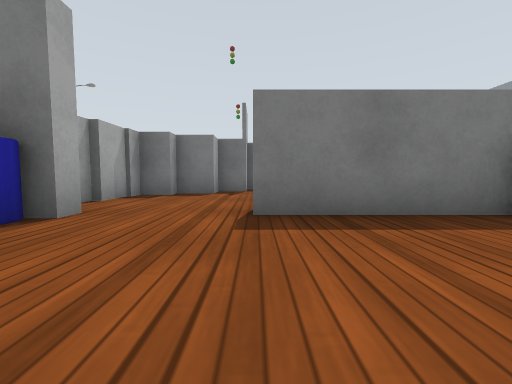
view 1 (above)

24 first-person views from a walk through a robot-simulator world made for Gazebo. The camera is 0.5 m above the floor, tilts 4° down and sees 90° across. The lines on the ground mark 1 m squares. The floor is counted in squares, 1 m on a side. Each view is taken from the middle of a square. On the plan, view 1 faces up. The plan holds only what a view shows up to about 9 squares ahead; the rest is blank. Simple patterns stand in for the simulator's built-in surfaces. Simple shapes stand in for some stock models.

view 2
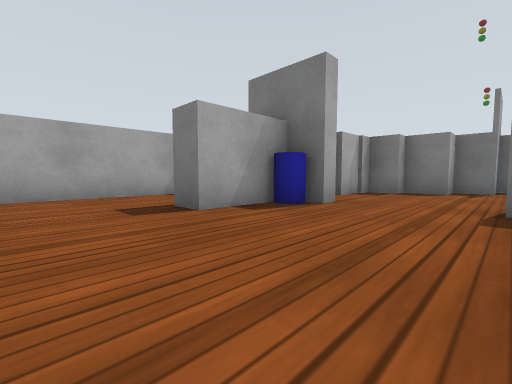

view 3
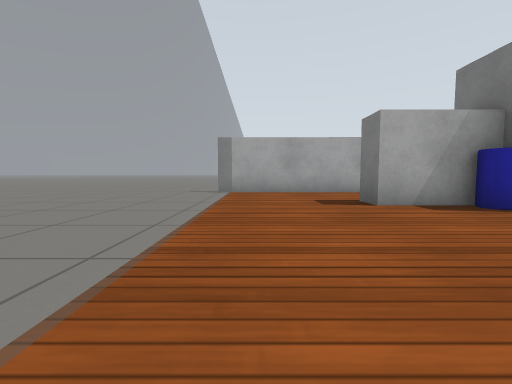

view 4
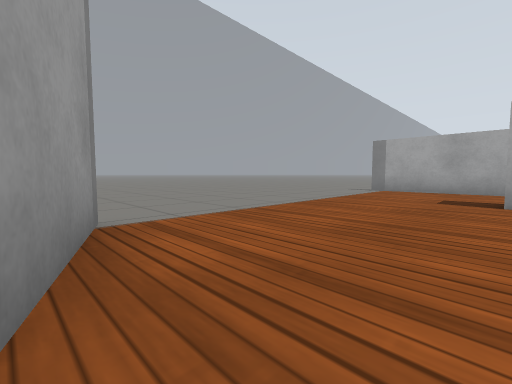

view 5
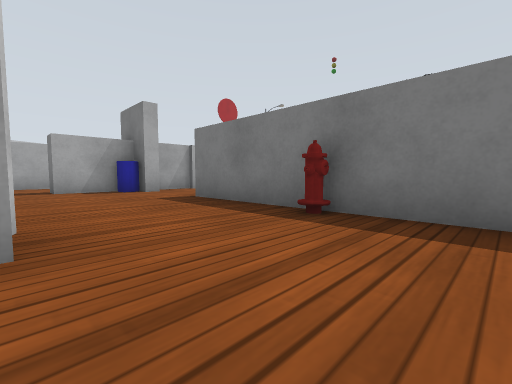

view 6
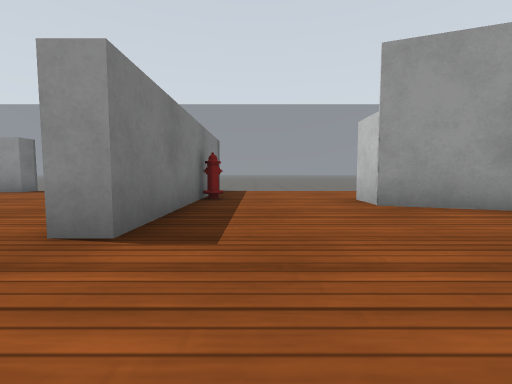

view 7
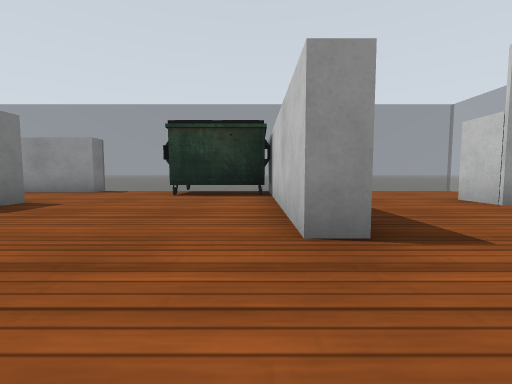

view 8
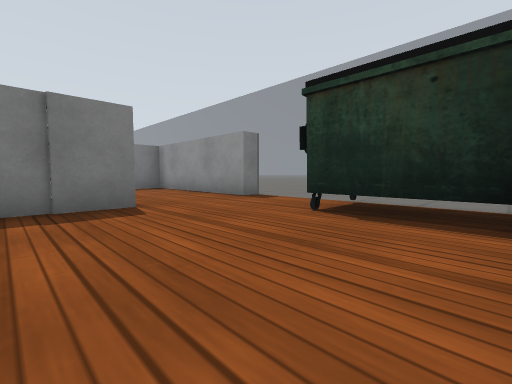

view 9
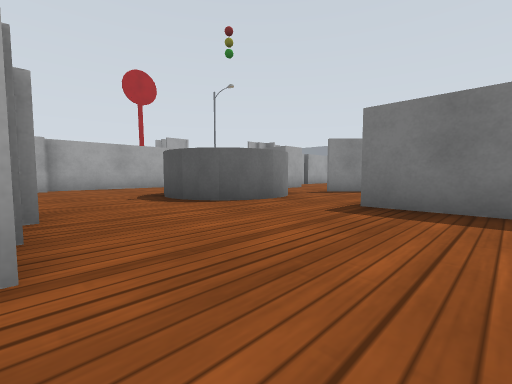

view 10
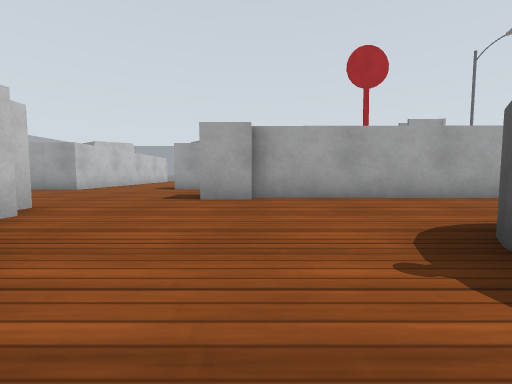

view 11
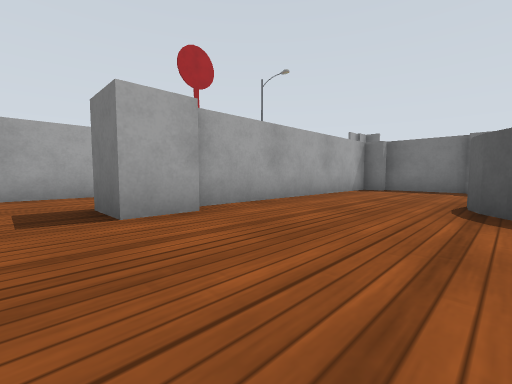

view 12
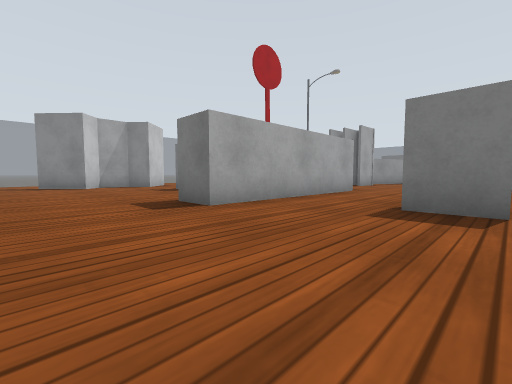

view 13
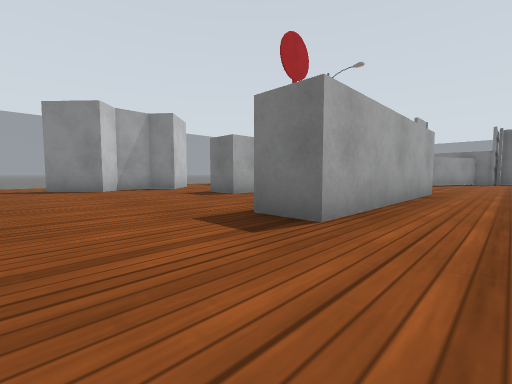

view 14
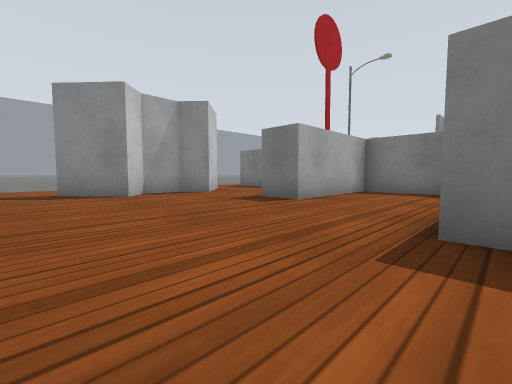

view 15
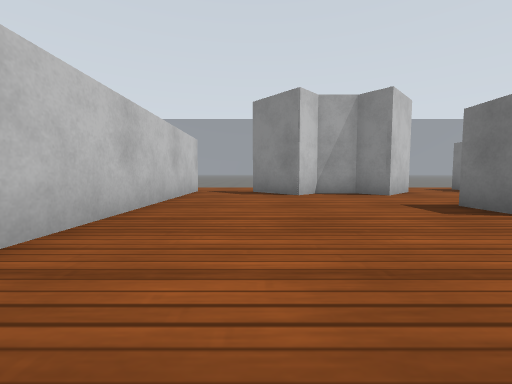

view 16
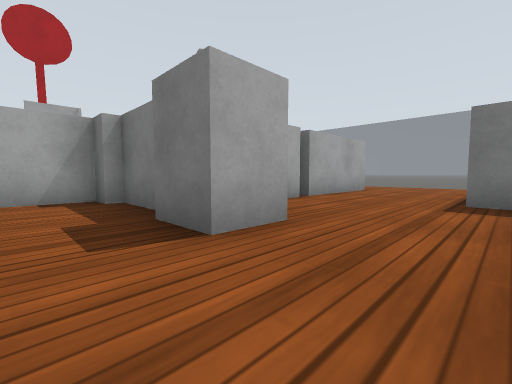

view 17
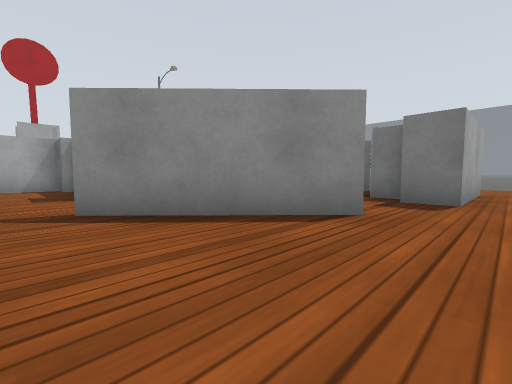

view 18
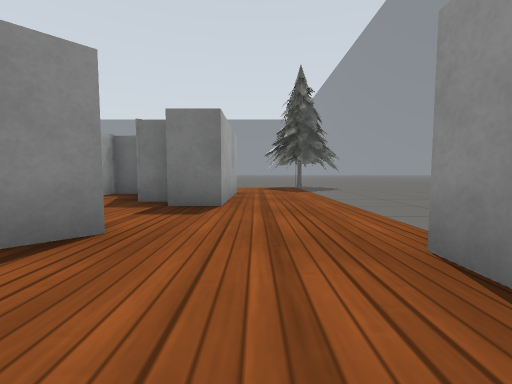

view 19
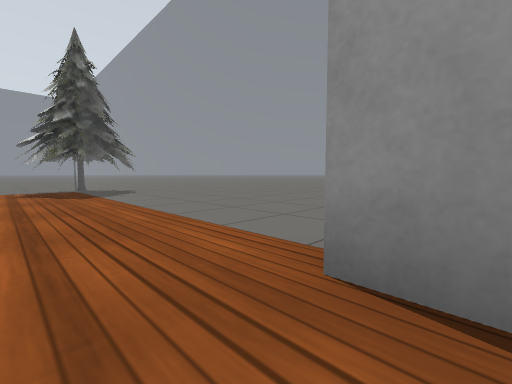

view 20
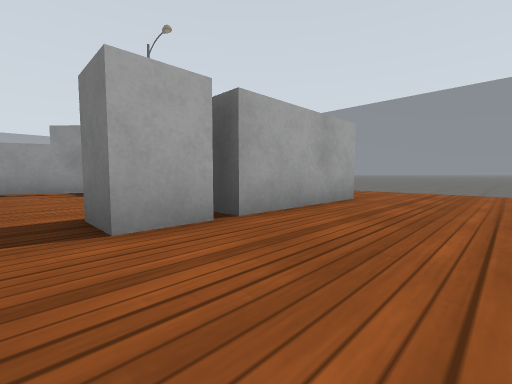

view 21
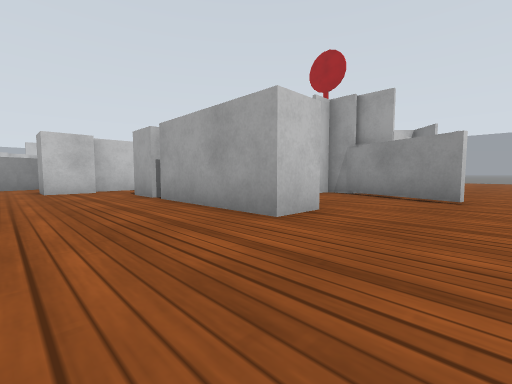

view 22
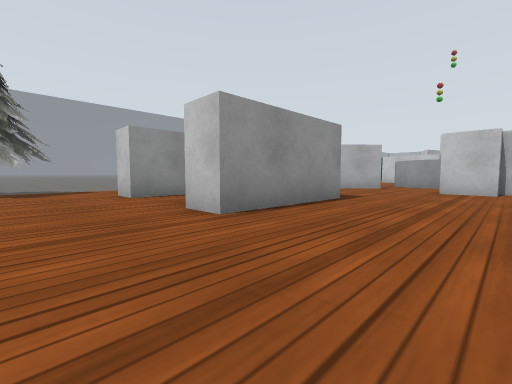

view 23
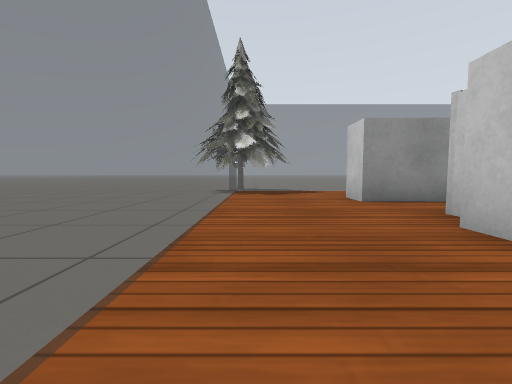

view 24
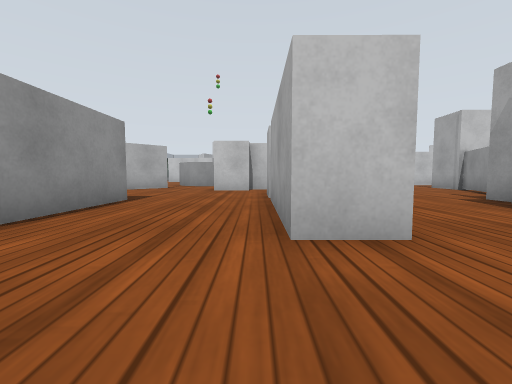

### Floor plan
Key: @ floor where view 1 was taken; # wall or solid block; . floor; = window, fence, low wall or low ledge; B white box; H fire hydrant; U dumpster; C grey cylinder; T pine tree; O other object.
Columns run from 19 left of view 1 to 7 right of it. Each row starts with its distance up from view 1.
 27                .........TT
 26                === ====TTTT
 25        ................TTTT
 24        .....#...........TT
 23            ##..B...#B.#..=.
 22            #...B...####..=.
 21            #B..B...#.B#..=.
 20           ##...B.... .#..=.
 19           #....B.... ....=.
 18           #......... #...
 17          ##..BB#BB..##..#
 16            .. B..B..#...
 15            ..#..........
 14            ..#...CCC..BB
 13   #    ####..#...C C..BB#
 12   ..   #. #..#...CCC....#
 11   ...  #..#..#..........#
 10    #.. #..#..BB.........#
  9    B#.##..#..BB....BBB..#=.
  8    B......#.......BBBB...=.
  7    #............BBB......=.
  6 =..#...........BBB.....UU
  5  ..............BB......U
  4   .#########.   #......UU
  3            #    O..###H##=
  2              #. #........=
  1              #.##........=
  0              #.....@.##..=
 -1              #.......# ..=
 -2              ========#   =
 -3              ........

Positions as (right, up) in squares from view 1, and headings:
1: (0, 0), facing up
2: (0, -1), facing up-left
3: (1, -1), facing left
4: (2, 1), facing down-left
5: (5, 0), facing up-left
6: (-2, 2), facing right
7: (-2, 4), facing right
8: (1, 4), facing up-right
9: (4, 9), facing up-left
10: (0, 10), facing left
11: (-2, 8), facing up-left
12: (-5, 5), facing up-left
13: (-7, 5), facing up-left
14: (-9, 5), facing up-left
15: (-9, 6), facing left
16: (0, 15), facing up-left
17: (4, 15), facing up-left
18: (4, 16), facing up
19: (4, 17), facing up-right
20: (-1, 18), facing up-left
21: (-1, 25), facing down-left
22: (-3, 25), facing down-right
23: (-2, 25), facing right
24: (-3, 25), facing down
